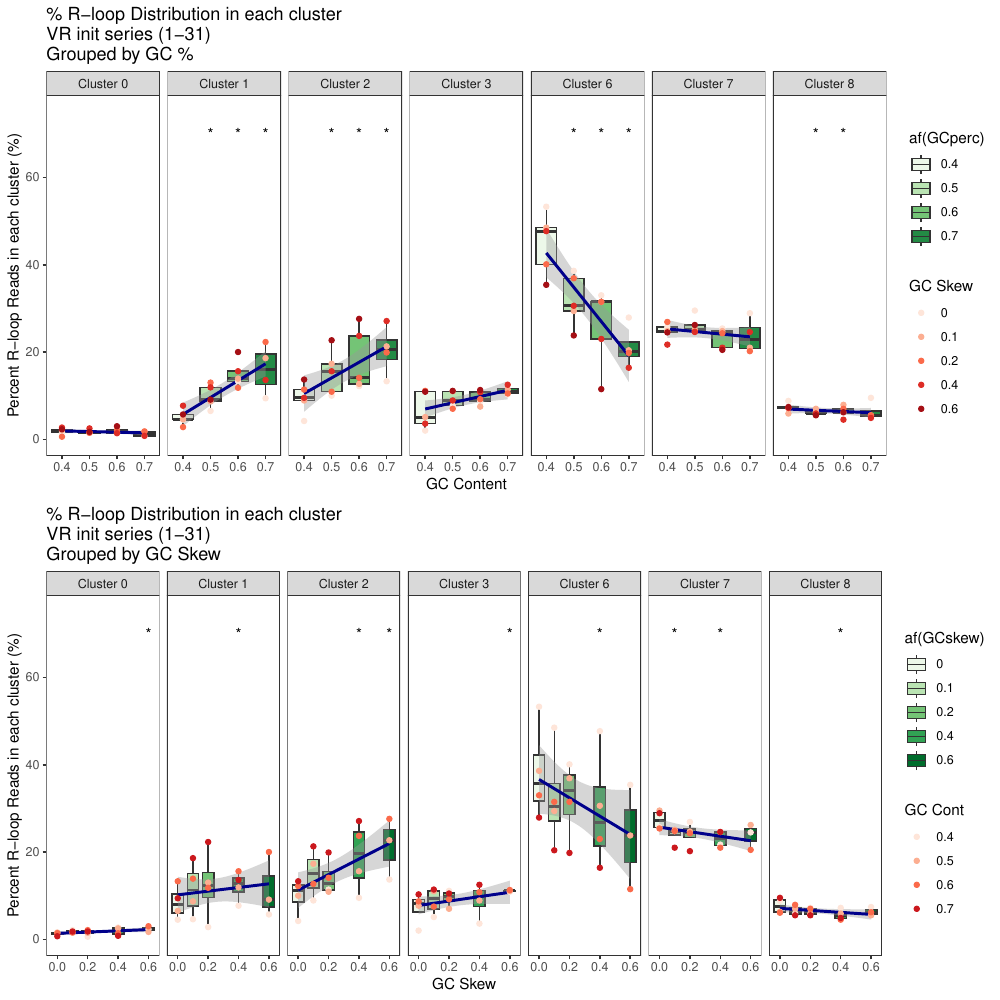

Write the R code that produced this figure.

#saveRDS(myperc,file='resources/myperc.RDS')
myperc = readRDS(file='resources/myperc.RDS')
# myperc = data.frame()
myperc$GCperc = 0
myperc$GCskew = 0
myperc[grep('^(1||5||9||13||28)$',myperc$VR),]$GCperc = 0.4
myperc[grep('^(2||6||10||14||29)$',myperc$VR),]$GCperc = 0.5
myperc[grep('^(3||7||11||15||16||17||18||19||20||21||22||23||24||25||26||30)$',myperc$VR),]$GCperc = 0.6
myperc[grep('^(4||8||12||27||31)$',myperc$VR),]$GCperc = 0.7
myperc[grep('^(1||2||3||4)$',myperc$VR),]$GCskew = 0.0
myperc[grep('^(5||6||7||8)$',myperc$VR),]$GCskew = 0.1
myperc[grep('^(9||10||11||12)$',myperc$VR),]$GCskew = 0.2
myperc[grep('^(13||14||15||16||17||18||19||20||21||22||23||24||25||26||27)$',myperc$VR),]$GCskew = 0.4
myperc[grep('^(28||29||30||31)$',myperc$VR),]$GCskew = 0.6
myperc$Gclust = 0
myperc[grep('^(15||19||23)$',myperc$VR),]$Gclust = 2
myperc[grep('^(16||20||24)$',myperc$VR),]$Gclust = 3
myperc[grep('^(17||21||25)$',myperc$VR),]$Gclust = 4
myperc$ATskew = 0
myperc[grep('^(15||16||17||18)$',myperc$VR),]$ATskew = 0.0
myperc[grep('^(19||20||21||22)$',myperc$VR),]$ATskew = 0.2
myperc[grep('^(23||24||25||26)$',myperc$VR),]$ATskew = 0.4

myperc3 = myperc[(myperc$cluster >= 1 & myperc$cluster <= 3) | myperc$cluster == 6,]
myperc2 = aggregate(myperc3$count,by=list(myperc3$VR),sum)
colnames(myperc2) = c('VR','total.in.VR')
myperc3 = merge(myperc3,myperc2,by=c('VR'),all=T)
myperc3$perc.in.VR = ai(myperc3$count / myperc3$total.in.VR * 1000 + 0.5)/10



myperc4 = myperc[(myperc$cluster < 1 | myperc$cluster > 3) & myperc$cluster != 6,]
myperc2 = aggregate(myperc4$count,by=list(myperc4$VR),sum)
colnames(myperc2) = c('VR','total.out.VR')
myperc4 = merge(myperc4,myperc2,by=c('VR'),all=T)
myperc4$perc.out.VR = ai(myperc4$count / myperc4$total.out.VR * 1000 + 0.5)/10
mypval = data.frame()
for (clust in unique(myperc$cluster)) {
  temp1 = myperc[myperc$clust == clust,]
  for (GCperc in unique(myperc$GCperc)) {
    temp2 = temp1[temp1$GCperc == GCperc,]
    for (GCperc2 in unique(myperc$GCperc)) {
      temp3 = temp1[temp1$GCperc == GCperc2,]
      p = wilcox.test(temp2$perc,temp3$perc)$p.value/2
      temp4 = data.frame(cluster=clust,GCperc=GCperc,GCperc2=GCperc2,p=p)
      mypval = rbind(mypval,temp4)
    }
  }
}
mypval
mypval$pchar = ''
mypval[mypval$p <= 0.05,]$pchar = "*"
mypval[mypval$p <= 0.01,]$pchar = "*"
mypval[mypval$p <= 0.001,]$pchar = "*"
mypval2 = mypval[mypval$GCperc2 == 0.4,]


mypvalGCskew = data.frame()
for (clust in unique(myperc$cluster)) {
  temp1 = myperc[myperc$clust == clust,]
  for (GCskew in unique(myperc$GCskew)) {
    temp2 = temp1[temp1$GCskew == GCskew,]
    for (GCskew2 in unique(myperc$GCskew)) {
      temp3 = temp1[temp1$GCskew == GCskew2,]
      p = wilcox.test(temp2$perc,temp3$perc)$p.value/2
      temp4 = data.frame(cluster=clust,GCskew=GCskew,GCskew2=GCskew2,p=p)
      mypvalGCskew = rbind(mypvalGCskew,temp4)
    }
  }
}
mypvalGCskew
mypvalGCskew$pchar = ''
mypvalGCskew[mypvalGCskew$p <= 0.05,]$pchar = "*"
mypvalGCskew[mypvalGCskew$p <= 0.01,]$pchar = "*"
mypvalGCskew[mypvalGCskew$p <= 0.001,]$pchar = "*"
mypvalGCskew2 = mypvalGCskew[mypvalGCskew$GCskew2 == 0.0,]

p1aGCperc = ggplot(myperc[(myperc$VR < 15 | myperc$VR == 18  | myperc$VR >= 27) & myperc$VR != 31,],aes(x=GCperc,y=perc)) +
  facet_grid(.~paste('Cluster',af(cluster))) +
  geom_boxplot(aes(fill=af(GCperc)),outlier.shape = NA) +
#  stat_smooth(method = 'lm',formula=y~log(x+0.01),color='black') +#,color=af(GCperc))) +
  stat_smooth(method = 'lm',formula=y~x,color='blue4') +#,color=af(GCskew))) +
  geom_text(data=mypval2,aes(y=70,label=pchar)) +
  geom_point(aes(color = af(GCskew))) +
  theme_bw() + theme(panel.grid = element_blank()) +ylab('Percent R-loop Reads in each cluster (%)') +
  xlab("GC Content") +
  coord_cartesian(ylim=c(0,75)) +
  theme(legend.position = 'right') + 
  scale_x_continuous(breaks = c(0.4,0.5,0.6,0.7)) +
  scale_color_brewer(palette = 'Reds','GC Skew') +
  scale_fill_brewer(palette = 'Greens') +
  ggtitle("% R-loop Distribution in each cluster\nVR init series (1-31)\nGrouped by GC %")

p1aGCskew = ggplot(myperc[(myperc$VR < 15 | myperc$VR == 18  | myperc$VR >= 27) & myperc$VR != 31,],aes(x=GCskew,y=perc)) +
  facet_grid(.~paste('Cluster',af(cluster))) +
  geom_boxplot(aes(fill=af(GCskew)),outlier.shape = NA) +
#  stat_smooth(method = 'lm',formula=y~log(x+0.01),color='black') +#,color=af(GCskew))) +
  stat_smooth(method = 'lm',formula=y~x,color='blue4') +#,color=af(GCskew))) +
  geom_text(data=mypvalGCskew2,aes(y=70,label=pchar)) +
  geom_point(aes(color = af(GCperc))) +
  theme_bw() + theme(panel.grid = element_blank()) +ylab('Percent R-loop Reads in each cluster (%)') +
  xlab("GC Skew") +
  coord_cartesian(ylim=c(0,75)) +
  theme(legend.position = 'right') + 
  scale_color_brewer(palette = 'Reds','GC Cont') +
  scale_fill_brewer(palette = 'Greens') +
  ggtitle("% R-loop Distribution in each cluster\nVR init series (1-31)\nGrouped by GC Skew")

pdf("Rloop_Distr_VR_Init_Series.pdf",width=10,height=10)
grid.arrange(p1aGCperc,p1aGCskew,nrow=2)
dev.off()


p0aGCperc = ggplot(myperc[(myperc$VR < 15 | myperc$VR == 18  | myperc$VR >= 27) & myperc$VR != 31,],aes(x=GCperc,y=perc)) +
  facet_grid(paste('GC Skew',GCskew)~paste('Cluster',af(cluster))) +
  #stat_smooth(method = 'lm',formula=y~log(x+0.01),color='black') +#,color=af(GCperc))) +
  stat_smooth(method = 'lm',formula=y~x,color='blue2',lwd=0.2,fill=rgb(0,0.7,0,0.1)) +#,color=af(GCperc))) +
  geom_point(color='black') +
  theme_bw() + theme(panel.grid = element_blank()) +ylab('Percent R-loop Reads in each cluster (%)') +
  xlab("GC content") +
  coord_cartesian(ylim=c(0,75)) +
  theme(legend.position = 'right') + 
  scale_x_continuous(breaks = c(0.4,0.5,0.6,0.7)) +
  scale_color_brewer(palette = 'Reds','GC Skew') +
  scale_fill_brewer(palette = 'Greens') +
  ggtitle("% R-loop Distribution in each cluster\nVR init series (1-31)")

p0aGCskew = ggplot(myperc[(myperc$VR < 15 | myperc$VR == 18  | myperc$VR >= 27) & myperc$VR != 31,],aes(x=GCskew,y=perc)) +
  facet_grid(paste('GC Cont',GCperc)~paste('Cluster',af(cluster))) +
#  stat_smooth(method = 'lm',formula=y~log(x+0.01),color='black') +#,color=af(GCperc))) +
  stat_smooth(method = 'lm',formula=y~x,color='blue2',lwd=0.2,fill=rgb(0.7,0,0,0.1)) +#,color=af(GCperc))) +
  geom_point(color='black') +
  theme_bw() + theme(panel.grid = element_blank()) +ylab('Percent R-loop Reads in each cluster (%)') +
  xlab("GC skew") +
  coord_cartesian(ylim=c(0,75)) +
  theme(legend.position = 'right') + 
  scale_x_continuous(breaks = c(0,0.2,0.4,0.6)) +
  scale_color_brewer(palette = 'Reds','GC Cont') +
  scale_fill_brewer(palette = 'Greens') +
  ggtitle("% R-loop Distribution in each cluster\nVR init series (1-31)")

pdf("Rloop_Distr_VR_Init_Series_All.pdf",width=10,height=20)
grid.arrange(p0aGCperc,p0aGCskew,nrow=2)
dev.off()


p2aGCperc = ggplot(myperc[(myperc$VR < 15 | myperc$VR == 18  | myperc$VR >= 27) & myperc$VR != 31,],aes(x=GCperc,y=perc)) +
  #facet_grid(paste('GC Skew',GCskew)~paste('Cluster',af(cluster))) +
  facet_grid(.~paste('Cluster',af(cluster))) +
  #stat_smooth(method = 'lm',formula=y~log(x+0.01),color='black') +#,color=af(GCperc))) +
  stat_smooth(aes(group=af(GCskew),color=af(GCskew)),fill=rgb(1,1,1,alpha = 0),method = 'lm',formula=y~x) +#,color='blue2',lwd=0.2,fill=rgb(0,0.7,0,0.1)) +#,color=af(GCperc))) +
  geom_point(aes(color=af(GCskew))) +#color='black') +
  theme_bw() + theme(panel.grid = element_blank()) +ylab('Percent R-loop Reads in each cluster (%)') +
  xlab("GC content") +
  coord_cartesian(ylim=c(0,75)) +
  theme(legend.position = 'right') + 
  scale_x_continuous(breaks = c(0.4,0.5,0.6,0.7)) +
  #scale_color_distiller(palette = 'Reds',direction = 1) +
  scale_color_manual(breaks = c(0,0.1,0.2,0.4,0.6),values = brewer.pal(9,"Reds")[4:9]) +#brewer(palette = 'Reds','GC Skew') +
  scale_fill_brewer(palette = 'Greens') +
  ggtitle("% R-loop Distribution in each cluster\nVR init series (1-31)")


p2aGCskew = ggplot(myperc[(myperc$VR < 15 | myperc$VR == 18  | myperc$VR >= 27) & myperc$VR != 31,],aes(x=GCskew,y=perc)) +
  #facet_grid(paste('GC Skew',GCskew)~paste('Cluster',af(cluster))) +
  facet_grid(.~paste('Cluster',af(cluster))) +
  #stat_smooth(method = 'lm',formula=y~log(x+0.01),color='black') +#,color=af(GCskew))) +
  stat_smooth(aes(group=af(GCperc),color=af(GCperc)),fill=rgb(1,1,1,alpha = 0),method = 'lm',formula=y~x) +#,color='blue2',lwd=0.2,fill=rgb(0,0.7,0,0.1)) +#,color=af(GCskew))) +
  geom_point(aes(color=af(GCperc))) +#color='black') +
  theme_bw() + theme(panel.grid = element_blank()) +ylab('Percent R-loop Reads in each cluster (%)') +
  xlab("GC skew") +
  coord_cartesian(ylim=c(0,75)) +
  theme(legend.position = 'right') + 
  scale_x_continuous(breaks = c(0,0.2,0.4,0.6)) +
  #scale_color_distiller(palette = 'Reds',direction = 1) +
  scale_color_manual(breaks = c(0.4,0.5,0.6,0.7),values = brewer.pal(9,"Greens")[5:9]) +#brewer(palette = 'Reds','GC Skew') +
  scale_fill_brewer(palette = 'Greens') +
  ggtitle("% R-loop Distribution in each cluster\nVR init series (1-31)")

pdf("Rloop_Distr_VR_Init_Series_All2.pdf",width=20,height=10)
grid.arrange(p2aGCperc,p2aGCskew,nrow=2)
dev.off()

myperc5 = myperc
myperc5$GCfactor = (myperc5$GCskew/2 + 0.5)*myperc5$GCperc

p4a = ggplot(myperc5[(myperc5$VR < 15 | myperc5$VR == 18  | myperc5$VR >= 27) & myperc5$VR != 31,],aes(x=GCperc,y=perc)) +
 # facet_grid(paste('GC Cont',GCperc)~paste('Cluster',af(cluster))) +
 #  geom_boxplot(aes(fill=af(GCskew)),outlier.shape = NA) +
 stat_smooth(method = 'lm',formula=y~x,color='blue4') +#,color=af(GCskew))) +

  facet_grid(.~paste('Cluster',af(cluster))) +
  #stat_smooth(method = 'lm',formula=y~log(x+0.01),color='black') +#,color=af(GCfactor))) +
  #stat_smooth(aes(group=af(GCskew),color=af(GCskew)),fill=rgb(1,1,1,alpha = 0),method = 'lm',formula=y~x) +#,color='blue2',lwd=0.2,fill=rgb(0,0.7,0,0.1)) +#,color=af(GCfactor))) +
  geom_point(aes(color=af(GCskew))) +#color='black') +
  theme_bw() + theme(panel.grid = element_blank()) +ylab('Percent R-loop Reads in each cluster (%)') +
  xlab("GC Factor") +
  coord_cartesian(ylim=c(0,75)) +
  # theme(legend.position = 'right') + 
  # scale_x_continuous(breaks = c(0.4,0.5,0.6,0.7)) +
  # #scale_color_distiller(palette = 'Reds',direction = 1) +
  # scale_color_manual(breaks = c(0,0.1,0.2,0.4,0.6),values = brewer.pal(9,"Reds")[4:9]) +#brewer(palette = 'Reds','GC Skew') +
  # scale_fill_brewer(palette = 'Greens') +
  ggtitle("% R-loop Distribution in each cluster\nVR init series (1-31)")

 
p4b =  ggplot(myperc5[(myperc5$VR < 15 | myperc5$VR == 18  | myperc5$VR >= 27) & myperc5$VR != 31,],aes(x=GCskew,y=perc)) +
 # facet_grid(paste('GC Skew',GCskew)~paste('Cluster',af(cluster))) +
 # geom_boxplot(aes(fill=af(GCperc)),outlier.shape = NA) +
  stat_smooth(method = 'lm',formula=y~x,color='blue4') +#,color=af(GCskew))) +
  facet_grid(.~paste('Cluster',af(cluster))) +
  #stat_smooth(method = 'lm',formula=y~log(x+0.01),color='black') +#,color=af(GCfactor))) +
 #stat_smooth(aes(group=af(GCperc),color=af(GCperc)),fill=rgb(1,1,1,alpha = 0),method = 'lm',formula=y~x) +#,color='blue2',lwd=0.2,fill=rgb(0,0.7,0,0.1)) +#,color=af(GCfactor))) +
  geom_point(aes(color=af(GCperc))) +#color='black') +
  theme_bw() + theme(panel.grid = element_blank()) +ylab('Percent R-loop Reads in each cluster (%)') +
  xlab("GC Factor") +
   coord_cartesian(ylim=c(0,75)) +
  # theme(legend.position = 'right') + 
  # scale_x_continuous(breaks = c(0.4,0.5,0.6,0.7)) +
  # #scale_color_distiller(palette = 'Reds',direction = 1) +
  # scale_color_manual(breaks = c(0,0.1,0.2,0.4,0.6),values = brewer.pal(9,"Reds")[4:9]) +#brewer(palette = 'Reds','GC Skew') +
  # scale_fill_brewer(palette = 'Greens') +
  ggtitle("% R-loop Distribution in each cluster\nVR init series (1-31)")

pdf("Rloop_Distr_VR_Init_Series_All4.pdf",width=20,height=10)
grid.arrange(p4a, p4b, nrow=2)
dev.off()
